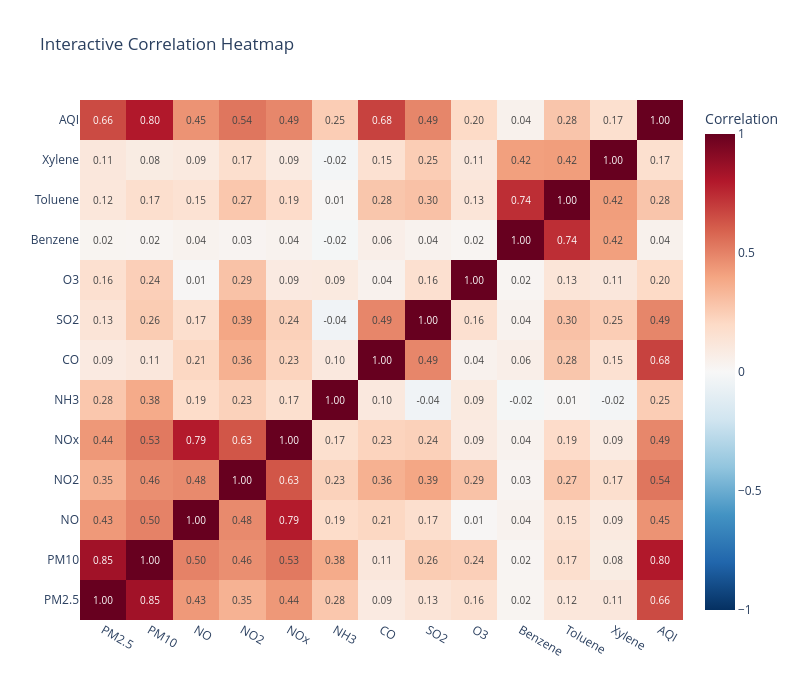

The notebook cell this image was saved under:
### Code cell
# Interactive heatmap with plotly
fig = go.Figure(data=go.Heatmap(
    z=correlation_matrix.values,
    x=correlation_matrix.columns,
    y=correlation_matrix.columns,
    colorscale='RdBu_r',
    zmid=0,
    text=correlation_matrix.values,
    texttemplate='%{text:.2f}',
    textfont={"size": 10},
    colorbar=dict(title="Correlation")
))

fig.update_layout(
    title='Interactive Correlation Heatmap',
    height=700,
    width=800
)
fig.show()

### Figure 1 — Plotly figure (JSON) as saved in the notebook; plotly's stock layout.template omitted (floating-point values rounded to 4 significant figures; data arrays with more than 128 entries replaced by an {"elided": "..."} marker saying what was removed)
{"data": [{"colorbar": {"title": {"text": "Correlation"}}, "colorscale": [[0, "rgb(5,48,97)"], [0.1, "rgb(33,102,172)"], [0.2, "rgb(67,147,195)"], [0.3, "rgb(146,197,222)"], [0.4, "rgb(209,229,240)"], [0.5, "rgb(247,247,247)"], [0.6, "rgb(253,219,199)"], [0.7, "rgb(244,165,130)"], [0.8, "rgb(214,96,77)"], [0.9, "rgb(178,24,43)"], [1, "rgb(103,0,31)"]], "text": {"elided": "13x13 float values"}, "textfont": {"size": 10}, "texttemplate": "%{text:.2f}", "type": "heatmap", "x": ["PM2.5", "PM10", "NO", "NO2", "NOx", "NH3", "CO", "SO2", "O3", "Benzene", "Toluene", "Xylene", "AQI"], "y": ["PM2.5", "PM10", "NO", "NO2", "NOx", "NH3", "CO", "SO2", "O3", "Benzene", "Toluene", "Xylene", "AQI"], "z": {"elided": "13x13 float values"}, "zmid": 0}], "layout": {"height": 700, "title": {"text": "Interactive Correlation Heatmap"}, "width": 800}}
